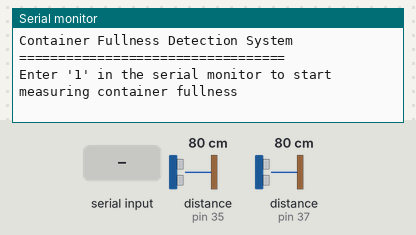
A sketch run on a simulated Arduino Mega 2560, built with avr-gcc and run on an emulated ATmega2560. Shown: the last lines printed to the serial monitor. The test bench sets the inputs (shaded band); at power-on: distance to the obstacle (sensors on pin 35, pin 37) 80 cm. The echo pulse lasts 58.3 µs per cm.

Above: at 1.2 s.
1.3 s: "1" received over Serial
At 1.68 s:
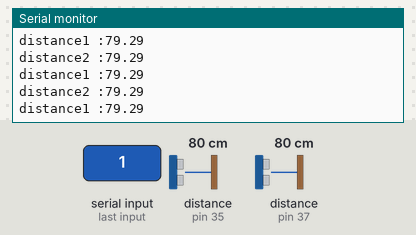
2.8 s: distance to the obstacle (sensor on pin 35) set to 18 cm
At 2.8 s:
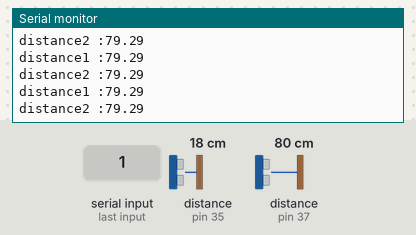
5.8 s: distance to the obstacle (sensor on pin 37) set to 35 cm
At 5.8 s:
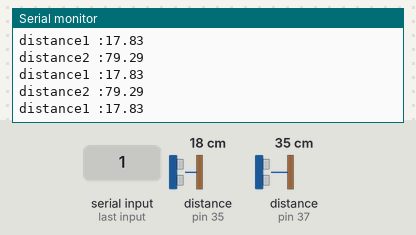
8.8 s: distance to the obstacle (sensor on pin 37) set to 2 cm
At 8.9 s:
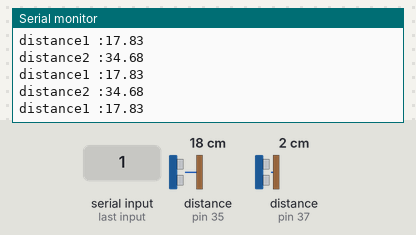
11.8 s: distance to the obstacle (sensor on pin 35) set to 250 cm
At 11.96 s:
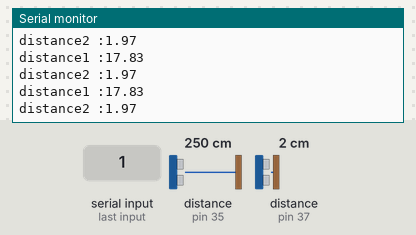
14.8 s: distance to the obstacle (sensor on pin 35) set to 60 cm
At 14.95 s:
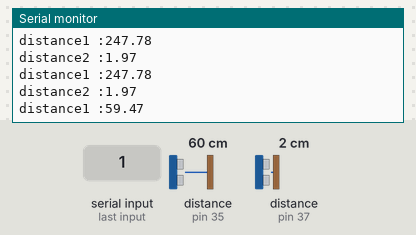
Timing chart, 0 to 17.8 s (numbered marks = the images above; inputs shaded):
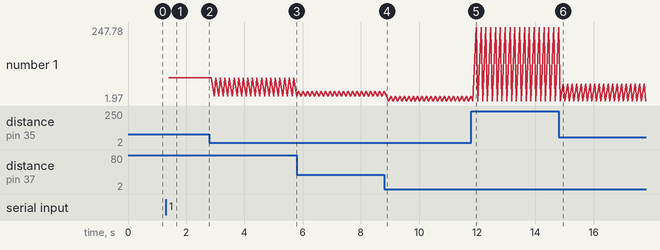

Measured:
- after the input at 1.3 s, the serial monitor: prints a new line at once (image 1)
- after the input at 14.8 s, the serial monitor: prints a new line after 0.15 s (image 6)
- plotted number 1: 79.29 → 17.83 after the input at 2.8 s, 17.83 → 34.68 after the input at 5.8 s, 17.83 → 247.78 after the input at 11.8 s

The sketch:

Thesis_containers.ino
```cpp
/*
 * Serial-Triggered Container Fullness Detection
 *
 * This script uses 2 HC-SR04 ultrasonic sensors to detect whether two containers are full.
 * The detection process starts when the user inputs "1" in the serial monitor.
 * The system measures for 30 seconds total while checking if containers remain full for 10 consecutive seconds.
 *
 * Hardware:
 * - Arduino Mega 2560
 * - 2x HC-SR04 Ultrasonic Sensors
 */

// Pin definitions for Container 1 Sensor
const int trigPin1 = 34;
const int echoPin1 = 35;

// Pin definitions for Container 2 Sensor
const int trigPin2 = 36;
const int echoPin2 = 37;

// Container parameters (in centimeters)
const float container1Height = 90.0;  // Container 1 height
const float container2Height = 90.0;  // Container 2 height
const float fullThreshold = 10.0;     // Distance threshold for considering container full

// Timing parameters
const unsigned long totalMeasurementTime = 30000; // 30 seconds of total measurement
const unsigned long verificationTime = 10000;     // 10 seconds verification for fullness

// Global variables for serial handling
bool measurementInProgress = false;
char incomingByte;

void setup() {
  // Initialize Serial communication
  Serial.begin(9600);

  // Configure Sensor pins
  pinMode(trigPin1, OUTPUT);
  pinMode(echoPin1, INPUT);
  pinMode(trigPin2, OUTPUT);
  pinMode(echoPin2, INPUT);

  Serial.println("Container Fullness Detection System");
  Serial.println("==================================");
  Serial.println("Enter '1' in the serial monitor to start measuring container fullness");
}

void loop() {
  // Check if data is available to read from Serial
  if (Serial.available() > 0 && !measurementInProgress) {
    // Read the incoming byte
    incomingByte = Serial.read();

    // Check if '1' was entered
    if (incomingByte == '1') {
      Serial.println("Starting measurement...");
      startContainerMeasurement();
    }

    // Clear any remaining characters in the buffer
    while (Serial.available() > 0) {
      Serial.read();
    }
  }

  delay(50); // Small delay for stability
}

void startContainerMeasurement() {
  measurementInProgress = true;

  // Variables for tracking fullness status
  unsigned long container1FullStartTime = 0;
  unsigned long container2FullStartTime = 0;
  bool container1PreviouslyFull = false;
  bool container2PreviouslyFull = false;
  bool container1VerifiedFull = false;
  bool container2VerifiedFull = false;

  // Variables for measurements
  float distance1, distance2;
  float fillPercentage1, fillPercentage2;
  bool isContainer1Full = false;
  bool isContainer2Full = false;

  // Variables for timing
  unsigned long startTime = millis();
  unsigned long currentTime;

  Serial.println("Measuring containers for 30 seconds...");

  // Run measurement loop for 30 seconds
  while ((millis() - startTime) < totalMeasurementTime) {
    // Get readings from both sensors
    distance1 = getUltrasonicDistance(trigPin1, echoPin1);
    Serial.println("distance1 :" + String(distance1));
    delay(50); // Small delay between sensor readings
    distance2 = getUltrasonicDistance(trigPin2, echoPin2);
    Serial.println("distance2 :" + String(distance2));

    currentTime = millis();

    // Process container 1 status
    if (isValidReading(distance1)) {
      fillPercentage1 = max(0, min(100, (container1Height - distance1) / container1Height * 100));
      isContainer1Full = (distance1 <= fullThreshold);

      // Start or reset timer for container 1
      if (isContainer1Full && !container1PreviouslyFull) {
        container1FullStartTime = currentTime;
        container1PreviouslyFull = true;
      } else if (!isContainer1Full) {
        container1PreviouslyFull = false;
        container1VerifiedFull = false;
      }

      // Check if container 1 has been full for the verification time
      if (isContainer1Full && container1PreviouslyFull &&
          (currentTime - container1FullStartTime >= verificationTime) &&
          !container1VerifiedFull) {
        container1VerifiedFull = true;
        Serial.print("Container #1 is ");
        Serial.print(fillPercentage1, 1);
        Serial.println(" % full.");
      }
    }

    // Process container 2 status
    if (isValidReading(distance2)) {
      fillPercentage2 = max(0, min(100, (container2Height - distance2) / container2Height * 100));
      isContainer2Full = (distance2 <= fullThreshold);

      // Start or reset timer for container 2
      if (isContainer2Full && !container2PreviouslyFull) {
        container2FullStartTime = currentTime;
        container2PreviouslyFull = true;
      } else if (!isContainer2Full) {
        container2PreviouslyFull = false;
        container2VerifiedFull = false;
      }

      // Check if container 2 has been full for the verification time
      if (isContainer2Full && container2PreviouslyFull &&
          (currentTime - container2FullStartTime >= verificationTime) &&
          !container2VerifiedFull) {
        container2VerifiedFull = true;
        Serial.print("Container #2 is ");
        Serial.print(fillPercentage2, 1);
        Serial.println(" % full.");
      }
    }

    // Display time remaining every 5 seconds
    //if ((millis() - startTime) % 5000 < 100) {
    //  int timeRemaining = (totalMeasurementTime - (millis() - startTime)) / 1000;
    //  Serial.print("Time remaining: ");
    //  Serial.print(timeRemaining);
    //  Serial.println(" seconds");
    //}

    delay(100); // Small delay for stability
  }

  // Measurement complete
  Serial.println("Measurement completed!");

  // Report final status if containers weren't verified as full
  if (!container1VerifiedFull) {
    Serial.print("Container #1 was not consistently full. Last reading: ");
    Serial.print(fillPercentage1, 1);
    Serial.println(" % full.");
  }

  if (!container2VerifiedFull) {
    Serial.print("Container #2 was not consistently full. Last reading: ");
    Serial.print(fillPercentage2, 1);
    Serial.println(" % full.");
  }

  Serial.println("Enter '1' to start a new measurement.");
  measurementInProgress = false;
}

float getUltrasonicDistance(int trigPin, int echoPin) {
  // Clear the trigPin
  digitalWrite(trigPin, LOW);
  delayMicroseconds(2);

  // Set the trigPin HIGH for 10 microseconds
  digitalWrite(trigPin, HIGH);
  delayMicroseconds(10);
  digitalWrite(trigPin, LOW);

  // Read the echoPin (returns the travel time in microseconds)
  long duration = pulseIn(echoPin, HIGH);

  // Calculate the distance (speed of sound = 0.034 cm/microsecond)
  // Distance = (Time x Speed) / 2 (divided by 2 because sound travels to object and back)
  float distance = (duration * 0.034) / 2.0;

  return distance;
}

bool isValidReading(float distance) {
  // Check if reading is within reasonable bounds
  // HC-SR04 has a typical range of 2cm to 400cm
  return (distance >= 2.0 && distance <= 400.0);
}
```
